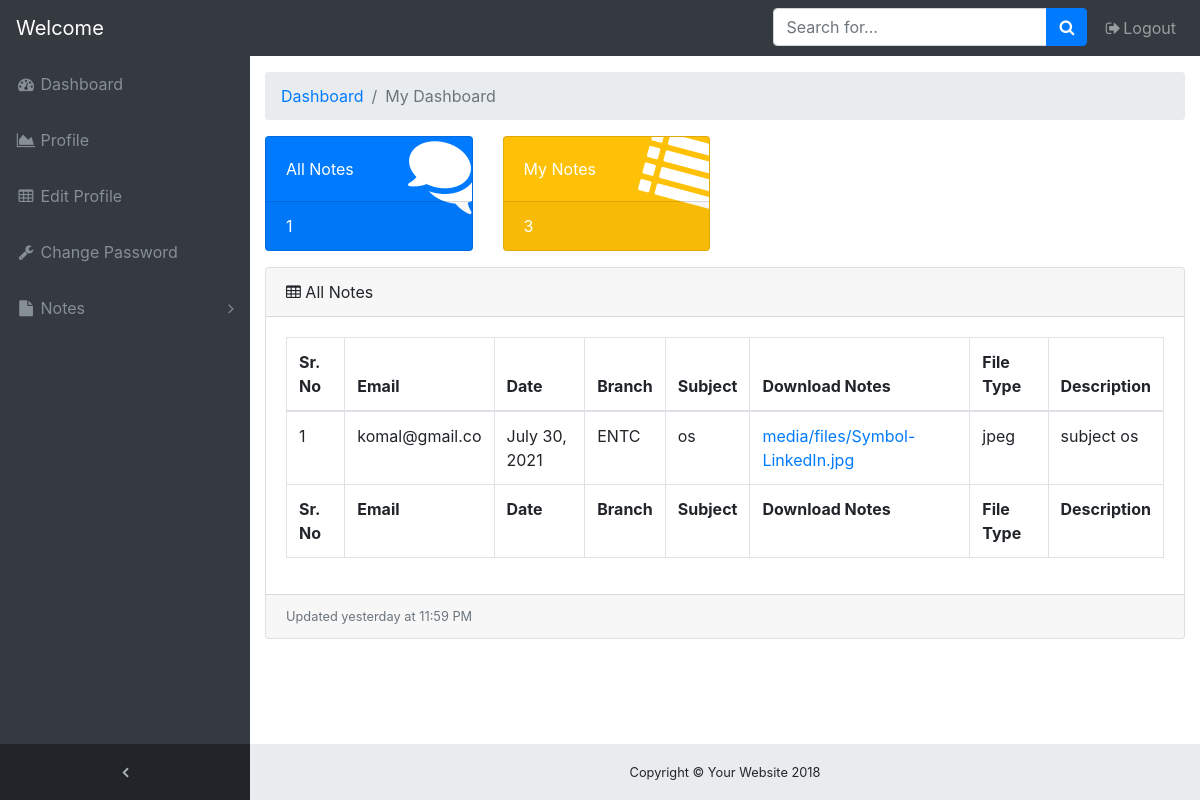
The app's page /notes/viewallnotes/12/ with its own data.
### onlinenotes/models.py (models this page shows, shortened)
class notes(models.Model):
    user = models.ForeignKey(User,on_delete=models.CASCADE)
    branch = models.CharField(max_length=30)
    uploadingnotes = models.FileField(upload_to='media/files/')
    date = models.DateField()
    filetype = models.CharField(max_length=30)
    status = models.CharField(max_length=30)
    subject = models.CharField(max_length=30)
    description = models.CharField(max_length=100)

### onlinenotes/views.py (the view)
# urls.py: path('viewallnotes/<int:id>/', views.viewallnotes, name='viewallnotes'),
def viewallnotes(request,id):
    allnote = notes.objects.all().filter(status="accepted")
    cnt = allnote.count()
    user = User.objects.get(id=id)
    mynote = notes.objects.all().filter(user=user)
    cnt1 = mynote.count()
    return render(request,'onlinenotes/viewallnotes.html',{'allnote':allnote,'cnt':cnt,'cnt1':cnt1,'mynote':mynote})

### onlinenotes/templates/onlinenotes/viewallnotes.html (shortened to what this page needs)
<!DOCTYPE html>
{% load static %}
<html lang="en">
<head>
    <link rel="stylesheet" href="https://stackpath.bootstrapcdn.com/bootstrap/4.5.2/css/bootstrap.min.css">
    <link href="//netdna.bootstrapcdn.com/bootstrap/3.0.0/css/bootstrap-glyphicons.css" rel="stylesheet">
    <link rel="stylesheet" href="https://cdnjs.cloudflare.com/ajax/libs/font-awesome/4.7.0/css/font-awesome.min.css">
    <link rel="stylesheet" href="https://cdn.jsdelivr.net/npm/@fortawesome/fontawesome-free@5.15.3/css/fontawesome.min.css">
    <link rel="stylesheet" href="{% static 'css/admindash.css' %}">
</head>
<body class="fixed-nav sticky-footer bg-dark" id="page-top">
    <nav class="navbar navbar-expand-lg navbar-dark bg-dark fixed-top" id="mainNav">
      <a class="navbar-brand" href="{% url 'profile' user.id %}">Welcome {{user.username}}</a>
      <div class="collapse navbar-collapse" id="navbarResponsive">
        <ul class="navbar-nav navbar-sidenav" id="exampleAccordion">
          <li class="nav-item" data-toggle="tooltip" data-placement="right" title="Dashboard">
            <a class="nav-link" href="{% url 'studashboard' user.id %}">
              <i class="fa fa-fw fa-dashboard"></i>
              <span class="nav-link-text">Dashboard</span>
            </a>
          </li>
          <li class="nav-item" data-toggle="tooltip" data-placement="right" title="Charts">
            <a class="nav-link" href="{% url 'profile' user.id %}">
              <i class="fa fa-fw fa-area-chart"></i>
              <span class="nav-link-text">Profile</span>
            </a>
          </li>
          <li class="nav-item" data-toggle="tooltip" data-placement="right" title="Tables">
            <a class="nav-link" href="{% url 'stueditprofile' user.id %}">
              <i class="fa fa-fw fa-table"></i>
              <span class="nav-link-text">Edit Profile</span>
            </a>
          </li>
          <li class="nav-item" data-toggle="tooltip" data-placement="right" title="Components">
            <a href="{% url 'changepass' user.id %}" class="nav-link">
              <i class="fa fa-fw fa-wrench"></i>
              <span class="nav-link-text">Change Password</span>
            </a>
          </li>
          <li class="nav-item" data-toggle="tooltip" data-placement="right" title="Example Pages">
            <a class="nav-link nav-link-collapse collapsed" data-toggle="collapse" href="#collapseExamplePages" data-parent="#exampleAccordion">
              <i class="fa fa-fw fa-file"></i>
              <span class="nav-link-text">Notes</span>
            </a>
          </li>
        </ul>
        <ul class="navbar-nav sidenav-toggler">
          <li class="nav-item">
            <a class="nav-link text-center" id="sidenavToggler">
              <i class="fa fa-fw fa-angle-left"></i>
            </a>
          </li>
        </ul>
        <ul class="navbar-nav ml-auto">
          <li class="nav-item">
            <form class="form-inline my-2 my-lg-0 mr-lg-2" action="{% url 'searchnotes' %}" method="get">
              <div class="input-group">
                <input class="form-control" type="text" name="subquery" placeholder="Search for...">
                <span class="input-group-append">
                  <button class="btn btn-primary" type="submit">
                    <i class="fa fa-search"></i>
                  </button>
                </span>
              </div>
            </form>
          </li>
          <li class="nav-item">
            <a class="nav-link" href="{% url 'logout' %}" data-toggle="modal" data-target="#exampleModal">
              <i class="fa fa-fw fa-sign-out"></i>Logout</a>
          </li>
        </ul>
      </div>
    </nav>
    <div class="content-wrapper">
      <div class="container-fluid">
        <ol class="breadcrumb">
          <li class="breadcrumb-item">
            <a href="#">Dashboard</a>
          </li>
          <li class="breadcrumb-item active">My Dashboard</li>
        </ol>
        <div class="row">
          <div class="col-xl-3 col-sm-6 mb-3">
            <div class="card text-white bg-primary o-hidden h-100">
              <div class="card-body">
                <div class="card-body-icon">
                  <i class="fa fa-fw fa-comments"></i>
                </div>
                <div class="mr-5">All Notes</div>
              </div>
              <a class="card-footer text-white clearfix large z-1" href="{% url 'viewallnotes' user.id %}">
                <span class="float-left">{{cnt}}</span>
              </a>
            </div>
          </div>
          <div class="col-xl-3 col-sm-6 mb-3">
            <div class="card text-white bg-warning o-hidden h-100">
              <div class="card-body">
                <div class="card-body-icon">
                  <i class="fa fa-fw fa-list"></i>
                </div>
                <div class="mr-5">My Notes</div>
              </div>
              <a class="card-footer text-white clearfix large z-1" href="{% url 'viewmynotes' user.id %}">
                <span class="float-left">{{cnt1}}</span>
              </a>
            </div>
          </div>
        </div>
        <div class="card mb-3">
          <div class="card-header">
            <i class="fa fa-table"></i> All Notes</div>
          <div class="card-body">
            <div class="table-responsive">
              <table class="table table-bordered" id="dataTable" width="100%" cellspacing="0">
                <thead>
                    <tr>
                      <th>Sr. No</th>
                      <th>Email</th>
                      <th>Date</th>
                      <th>Branch</th>
                      <th>Subject</th>
                      <th>Download Notes</th>
                      <th>File Type</th>
                      <th>Description</th>
                    </tr>
                  </thead>
                  <tfoot>
                    <tr>
                      <th>Sr. No</th>
                      <th>Email</th>
                      <th>Date</th>
                      <th>Branch</th>
                      <th>Subject</th>
                      <th>Download Notes</th>
                      <th>File Type</th>
                      <th>Description</th>
                    </tr>
                  </tfoot>
                  <tbody>
                    {% for i in allnote %}
                      <tr>
                        <td>{{forloop.counter}}</td>
                        <td>{{i.user.email}}</td>
                        <td>{{i.date}}</td>
                        <td>{{i.branch}}</td>
                        <td>{{i.subject}}</td>
                        <td><a href="{{ i.uploadingnotes.url }}">{{ i.uploadingnotes }}</a></td>
                        <td>{{i.filetype}}</td>
                        <td>{{i.description}}</td>
                      </tr>
                    {% endfor %}
              </table>
            </div>
          </div>
          <div class="card-footer small text-muted">Updated yesterday at 11:59 PM</div>
        </div>
      </div>
      <footer class="sticky-footer">
        <div class="container">
          <div class="text-center">
            <small>Copyright © Your Website 2018</small>
          </div>
        </div>
      </footer>
    </div>
  </body>
</html>

### onlinenotes/static/css/admindash.css (style rules this page uses)
html { position: relative; min-height: 100%; }
body { overflow-x: hidden; }
body.sticky-footer { margin-bottom: 56px; }
body.sticky-footer .content-wrapper { min-height: calc(100vh - 56px - 56px); }
body.fixed-nav { padding-top: 56px; }
.content-wrapper { min-height: calc(100vh - 56px); padding-top: 1rem; }
.o-hidden { overflow: hidden !important; }
.z-1 { z-index: 1; }
#mainNav .navbar-collapse { overflow: auto; max-height: 75vh; }
#mainNav .navbar-collapse .navbar-nav .nav-item .nav-link { cursor: pointer; }
#mainNav .navbar-collapse .navbar-sidenav .nav-link-collapse:after { float: right; content: '\f107'; font-family: 'FontAwesome'; }
#mainNav .navbar-collapse .navbar-sidenav .nav-link-collapse.collapsed:after { content: '\f105'; }
#mainNav .navbar-collapse .sidenav-toggler { display: none; }
@media (min-width: 992px) { #mainNav .navbar-brand { width: 250px; } }
@media (min-width: 992px) { #mainNav .navbar-collapse { overflow: visible; max-height: none; } }
@media (min-width: 992px) { #mainNav .navbar-collapse .navbar-sidenav { position: absolute; top: 0; left: 0; -webkit-flex-direction: column; -ms-flex-direction: column; flex-direction: column; margin-top: 56px; } }
@media (min-width: 992px) { #mainNav .navbar-collapse .navbar-sidenav > .nav-item { width: 250px; padding: 0; } }
@media (min-width: 992px) { #mainNav .navbar-collapse .navbar-sidenav > .nav-item > .nav-link { padding: 1em; } }
#mainNav.fixed-top .sidenav-toggler { display: none; }
@media (min-width: 992px) { #mainNav.fixed-top .navbar-sidenav { height: calc(100vh - 112px); } }
@media (min-width: 992px) { #mainNav.fixed-top .sidenav-toggler { position: absolute; top: 0; left: 0; display: flex; -webkit-flex-direction: column; -ms-flex-direction: column; flex-direction: column; margin-top: calc(100vh - 56px); } }
@media (min-width: 992px) { #mainNav.fixed-top .sidenav-toggler > .nav-item { width: 250px; padding: 0; } }
@media (min-width: 992px) { #mainNav.fixed-top .sidenav-toggler > .nav-item > .nav-link { padding: 1em; } }
#mainNav.fixed-top.navbar-dark .sidenav-toggler { background-color: #212529; }
#mainNav.fixed-top.navbar-dark .sidenav-toggler a i { color: #adb5bd; }
.content-wrapper { overflow-x: hidden; background: white; }
@media (min-width: 992px) { .content-wrapper { margin-left: 250px; } }
#sidenavToggler i { font-weight: 800; }
#mainNav.navbar-dark .navbar-collapse .navbar-sidenav .nav-link-collapse:after { color: #868e96; }
#mainNav.navbar-dark .navbar-collapse .navbar-sidenav > .nav-item > .nav-link { color: #868e96; }
@media (min-width: 992px) { #mainNav.navbar-dark .navbar-collapse .navbar-sidenav { background: #343a40; } }
.card-body-icon { position: absolute; z-index: 0; top: -25px; right: -25px; font-size: 5rem; -webkit-transform: rotate(15deg); -ms-transform: rotate(15deg); transform: rotate(15deg); }
footer.sticky-footer { position: absolute; right: 0; bottom: 0; width: 100%; height: 56px; background-color: #e9ecef; line-height: 55px; }
@media (min-width: 992px) { footer.sticky-footer { width: calc(100% - 250px); } }

### records on screen
notes: user.email "komal@gmail.co", date "July 30, 2021", branch "ENTC", subject "os", uploadingnotes "media/files/Symbol-LinkedIn.jpg", filetype "jpeg", description "subject os"

### other values on screen
{{ cnt }} "1"
{{ cnt1 }} "3"
